Frame 1 (no input): blank canvas, image omitted
Frame 60 (the mouse pressed at the canvas centre just before this capture): blank canvas, image omitted
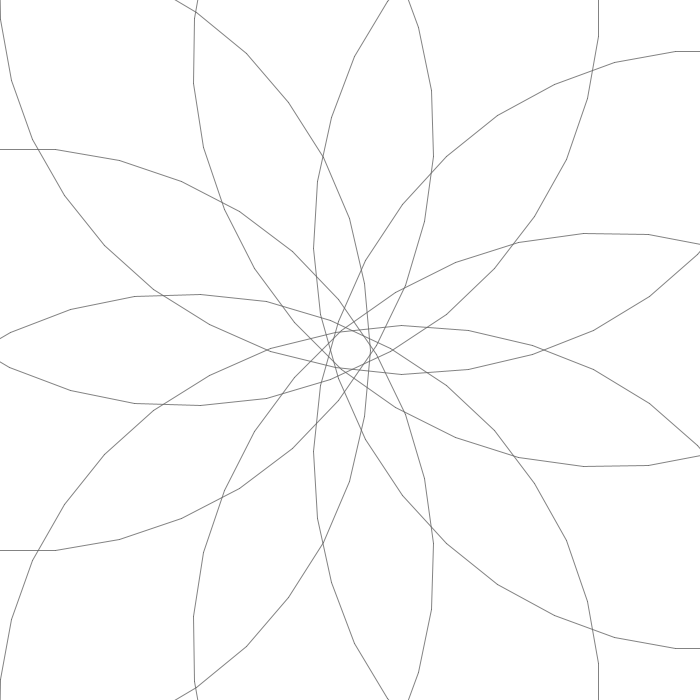
Frame 120 (the mouse held since frame 60 and released just before this capture)

The Processing sketch whose frames 1 and 60 were blank and that drew this single picture after the mouse press (run headless with seeded random() and noise(); from frame 60 on, the mouse is pressed at the canvas centre):

// Processing sketch: processing_150146
// ── processing_150146.pde

float m,s,p,a,b,h,xpos,ypos,oxpos,oypos,t,ot,d,od;
int centerX,centerY;

void setup() {
  size(700,700);
  smooth();
 
  centerX = width/2;
  centerY = height/2;
  
  background(255);
  
}

void draw() {
  
  background(255);
 
  
  a = mouseX;
  b = 20;
  h = mouseY;
    
  for(int i=1; i<361; i+=1) {
    t = radians(i);
    ot = radians(i-1);
    d = a*t;
    od = a*ot;
  
    oxpos = (a-b)*cos(ot)+h*cos(od);
    oypos = (a-b)*sin(ot)+h*sin(od);    
    
    xpos = (a-b)*cos(t)+h*cos(d);
    ypos = (a-b)*sin(t)+h*sin(d);
    
    strokeWeight(1);
    stroke(100,204);
    line(centerX+oxpos, centerY+oypos, centerX+xpos, centerY+ypos);
    
  
      
  }
}


void mousePressed()
{
  save("spiro_big_"+a+"_"+b+"_"+h+".png");
  
}
